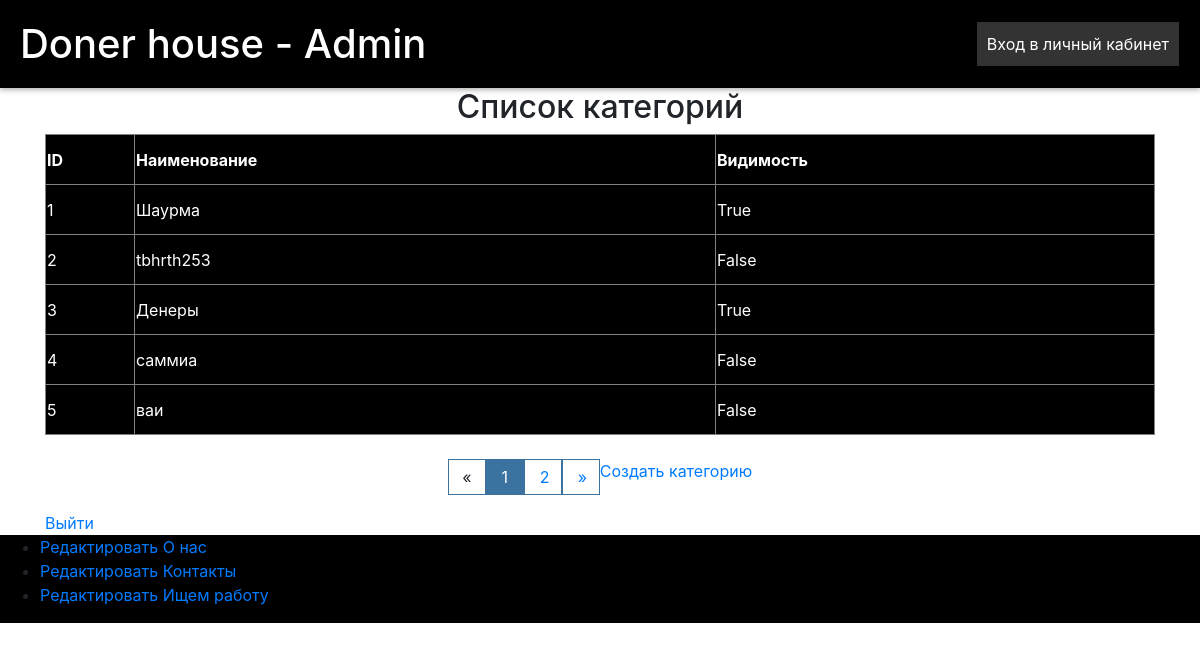
The app's page /company/list_category/ with its own data.
### company/models.py (models this page shows, shortened)
class FoodCategory(models.Model):
    name = models.CharField(max_length=128, blank=False, null=False, default='Не назначено')
    visibility = models.BooleanField(default=True)

### company/views.py (the view)
# urls.py: path('list_category/', CategoryListView.as_view(), name='list_category_admin'),
class CategoryListView(View):
    def get(self, request):
        categorys = FoodCategory.objects.all()
        """Пагинация по всем категориям"""
        page = request.GET.get('page', 1)
        paginator = Paginator(categorys, 5)
        categorys = paginator.get_page(page)
        try:
            categorys = paginator.page(page)
        except PageNotAnInteger:
            categorys = paginator.page(1)
        except EmptyPage:
            categorys = paginator.page(paginator.num_pages)
        context = {
            "message":"Список категорий",
            "categorys":categorys
        }
        return  render(request, 'company/list_categorys.html', context=context)

### templates/company/list_categorys.html (shortened to what this page needs)
{% extends '../company/company.html' %}
{% block content %}
    <link
            rel="stylesheet"
            href="https://cdn.jsdelivr.net/npm/bootstrap@4.5.3/dist/css/bootstrap.min.css"
    >
    <link rel="stylesheet" type="text/css" href="../../static/company/for_table_style.css">
    <div class="container">
        <div class="row">
            <div class="col-md-12 d-flex justify-content-center">
                <h2>{{ message }}</h2>
            </div>
        </div>
        <div class="row">
            <div class="col-md-12">
                <table class="userslist" border="1" width="100%">
                    <tr>
                        <th>ID</th>
                        <th>Наименование</th>
                        <th>Видимость</th>
                    </tr>
                    {% for category in categorys %}
                        <tbody class="">
                        <tr onclick="window.location.href = '/company/category/detail/{{ category.id }}/'; return false ">
                            <td>{{ category.id }}</td>
                            <td>{{ category.name }}</td>
                            <td>{{ category.visibility }}</td>
                        </tr>
                        </tbody>
                    {% endfor %}
                </table>
            </div>
        </div>
        <div class="row">
            <div class="col-md-12">&nbsp;</div>
        </div>
        <div class="row">
            <div class="col-md-12 d-flex justify-content-center">
                <div class="block-pagination">
                    {% if categorys.has_other_pages %}
                        <ul class="pagination">
                            {% if categorys.has_previous %}
                                <li><a href="?page={{ categorys.previous_page_number }}">&laquo;</a></li>
                            {% else %}
                                <li class="disabled"><span>&laquo;</span></li>
                            {% endif %}
                            {% for i in categorys.paginator.page_range %}
                                {% if categorys.number == i %}
                                    <li class="active" style="background: #3b729f;">
                                    <span style="color: #FFFFFF;">
                                      {{ i }} <span class="sr-only">(current)</span>
                                     </span>
                                    </li>
                                {% else %}
                                    <li><a href="?page={{ i }}">{{ i }}</a></li>
                                {% endif %}
                            {% endfor %}
                            {% if categorys.has_next %}
                                <li><a href="?page={{ categorys.next_page_number }}">&raquo;</a></li>
                            {% else %}
                                <li class="disabled"><span>&raquo;</span></li>
                            {% endif %}
                        </ul>
                    {% endif %}
                </div>
                <a class="href-btn" href="/company/create_category/">Создать категорию</a>
            </div>
        </div>
        <a class="href-btn" href="/company/">Выйти</a>
    </div>
{% endblock %}

### staticfiles/company/main_style.css (style rules this page uses)
html, body { margin: 0; padding: 0; width: 100%; height: 100%; }
body { display: flex; flex-direction: column; min-height: 100vh; }

### static/company/for_table_style.css (style rules this page uses)
.userslist tbody tr { background: black; color: #ffffff; height: 50px; cursor: pointer; }
.userslist tbody tr { transition: all 0.5s ease }
.block-pagination ul li { padding: 5px; border: 1px solid #3b729f; width: 38px; text-align: center; }
.block-pagination ul li a { padding: 8px 12px 8px 10px; }

### records on screen
FoodCategory: id "1", name "Шаурма", visibility "True"
FoodCategory: id "2", name "tbhrth253", visibility "False"
FoodCategory: id "3", name "Денеры", visibility "True"
FoodCategory: id "4", name "саммиа", visibility "False"
FoodCategory: id "5", name "ваи", visibility "False"

### other values on screen
{{ message }} "Список категорий"
{{ i }} "1"
{{ i }} "2"
